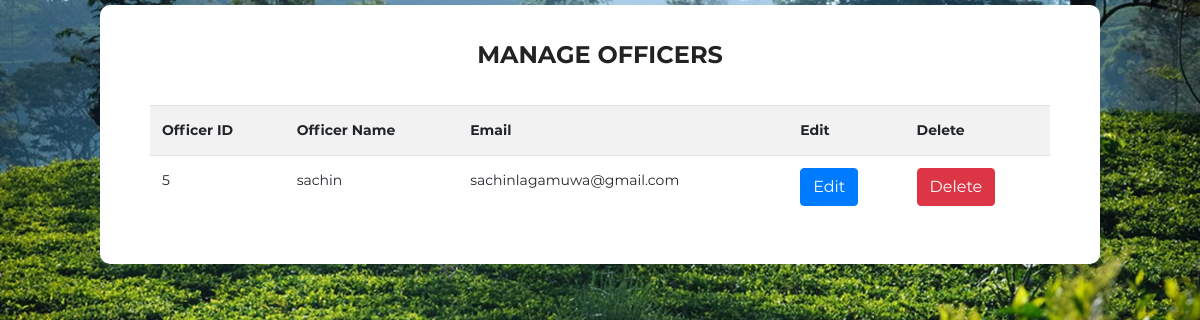
Page /DashboardCodeIgneter/index.php/officer/viewAllOfficers on the earlier database version.
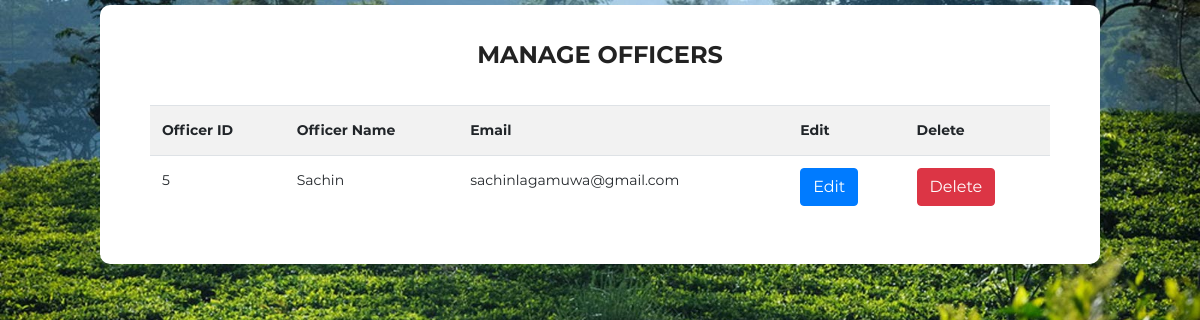
Same page on the later database version.
### tables this page shows
CREATE TABLE `officer` (
  `officer_id` int(5) NOT NULL,
  `name` varchar(50) NOT NULL,
  `username` varchar(15) NOT NULL,
  `password` varchar(256) NOT NULL,
  `email` varchar(70) NOT NULL,
  `status` tinyint(1) NOT NULL DEFAULT 0,
  `acc_type` enum('ADMIN','OFFICER') NOT NULL
);

### DashboardCodeIgneter/application/controllers/Officer.php (called while the page is built, shortened)
<?php
class Officer extends CI_Controller
{
    function viewAllOfficers()
    {
        $this->load->model('Officer_Model');
        $officers=$this->Officer_Model->getAllOfficers();
        $data=array();
        $data['officers']=$officers;
        $this->load->view('manage_officers',$data);
    }
}

### DashboardCodeIgneter/index.php (called while the page is built, shortened)
<?php
require_once BASEPATH.'core/CodeIgniter.php';

### DashboardCodeIgneter/application/models/Officer_Model.php (called while the page is built, shortened)
<?php
class Officer_Model extends CI_model
{
    function getAllOfficers()
    {
        return $officers = $this->db->get('officer')->result_array();
    }
}

### DashboardCodeIgneter/application/views/manage_officers.php (the view, shortened to what this page needs)
<!DOCTYPE html>
<html lang="en">
<head>
    <link rel="stylesheet" href="<?php echo base_url(); ?>assets/fonts/material-icon/css/material-design-iconic-font.min.css">
    <link class="one" rel="stylesheet" href="https://stackpath.bootstrapcdn.com/bootstrap/4.3.1/css/bootstrap.min.css">
    <link class="second" rel="stylesheet" href="<?php echo base_url(); ?>assets/css/style.css">
</head>
<body>
    <div class="main">
        <section class="signup">
            <div class="container2">
                <div class="table-content">
                <h2 class="form-title">Manage Officers</h2>
                <div class="row">
                    <div class="col-md-12">
                        <table class="table table-striped">
                            <tr>
                                <th>Officer ID</th>
                                <th>Officer Name</th>
                                <th>Email</th>
                                <th>Edit</th>
                                <th>Delete</th>
                            </tr>
                            <div class="overflow-auto">
                            <?php if(!empty($officers)){foreach ($officers as $officer){?>
                                <td><?php echo $officer['officer_id']?></td>
                                <td><?php echo $officer['name']?></td>
                                <td><?php echo $officer['email']?></td>
                                <td>
                                    <a href="<?php echo base_url().'officer/editOfficer/'.$officer['officer_id']?>" class="btn btn-primary">Edit
                                </td>
                                <td> <a href="<?php echo base_url().'officer/deleteOfficer/'.$officer['officer_id']?>" class="btn btn-danger">Delete</td>
                            <?php } }else {?>
                            <tr>
                               <td colspan="5">Records not found</td>
                            </tr>
                        <?php } ?>
                            </div>
                        </table>
                </div>
                </div>
            </div>
        </section>
    </div>
</body>
</html>

### DashboardCodeIgneter/assets/css/style.css (style rules this page uses)
h2 { line-height: 1.66; margin: 0; padding: 0; font-weight: 900; color: #222; font-family: 'Montserrat'; font-size: 24px; text-transform: uppercase; text-align: center; margin-bottom: 30px; }
body { font-size: 14px; line-height: 1.8; color: #222; font-weight: 400; font-family: 'Montserrat'; background-image: url("../images/signup-bg.jpg"); background-repeat: no-repeat; background-size: cover; -moz-background-size: cover; -webkit-background-size: cover; -o-background-size: cover; -ms-background-size: cover; padding: 5px; }
.container2 { width:1000px; position: relative; margin: 0 auto; }
.table-content { background: #FFFF; border-radius: 10px; -moz-border-radius: 10px; -webkit-border-radius: 10px; -o-border-radius: 10px; -ms-border-radius: 10px; padding: 30px 50px; }

Differences in the rows shown:
changed officer "sachinlagamuwa@gmail.com": name "sachin" → "Sachin"
